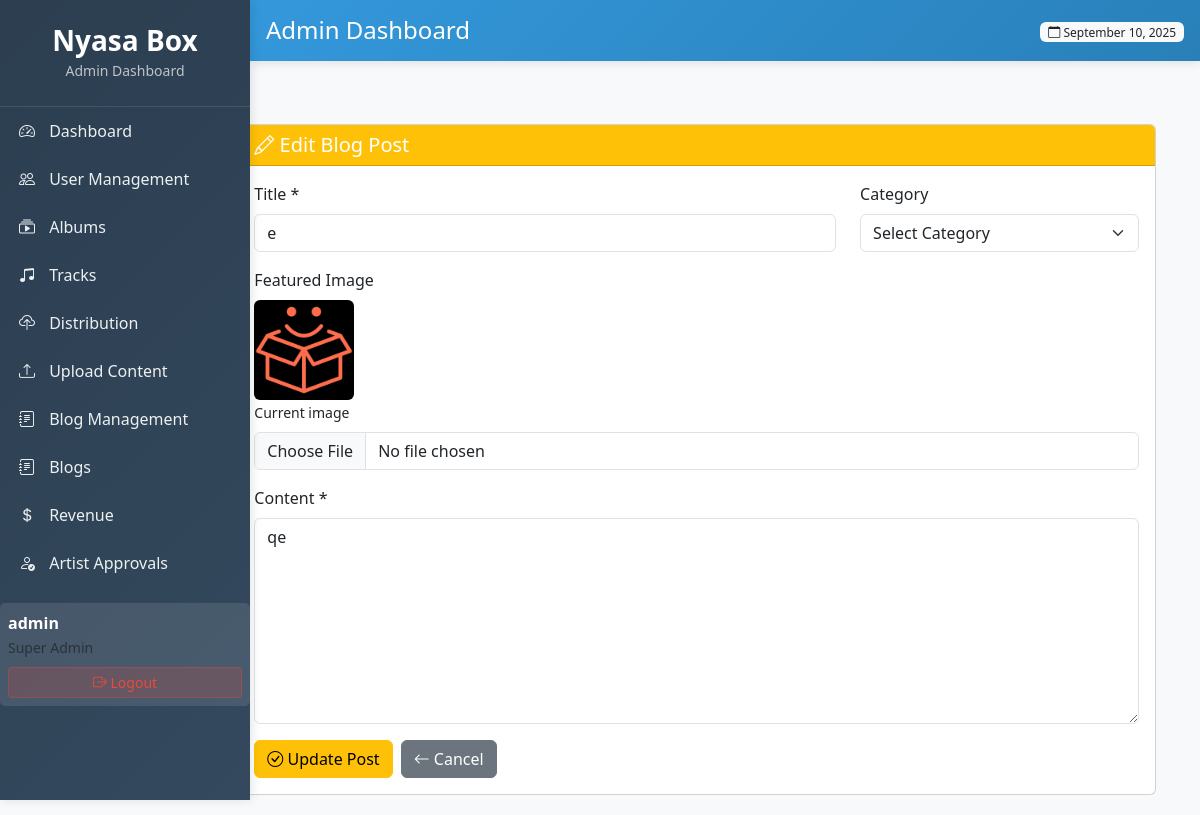
/adminxy/edit-blog/2/ (signed in), run on the app's committed database.
### core/models.py (models this page shows, shortened)
class BlogPost(models.Model):
    title = models.CharField(max_length=200)
    slug = models.SlugField(unique=True, max_length=200)
    author = models.ForeignKey(User, on_delete=models.CASCADE)
    category = models.ForeignKey(BlogCategory, on_delete=models.SET_NULL, null=True)
    content = models.TextField()
    featured_image = models.ImageField(upload_to='blog_images/', blank=True, null=True)
    created_at = models.DateTimeField(auto_now_add=True)
    updated_at = models.DateTimeField(auto_now=True)
    views = models.PositiveIntegerField(default=0)
    class Meta:
        indexes = [
            models.Index(fields=['slug'], name='idx_blogpost_slug'),
            models.Index(fields=['created_at'], name='idx_blogpost_created_at'),
        ]

### core/admin_views.py (the view, shortened to what this page needs)
# urls.py: path('adminxy/edit-blog/<int:post_id>/', admin_views.admin_edit_blog, name='admin_edit_blog'),
@login_required
@user_passes_test(is_admin)
def admin_edit_blog(request, post_id):
    post = get_object_or_404(BlogPost, id=post_id)
    categories = BlogCategory.objects.all()
    return render(request, 'peza/edit_blog.html', {
        'post': post,
        'categories': categories,
    })

### core/admin_views.py (called while the page is built)
def is_admin(user):
    return user.is_authenticated and user.is_superuser

### core/templates/peza/edit_blog.html (shortened to what this page needs)
{% extends 'peza/dashboard.html' %}
{% block content %}
<div class="container-fluid">
    <div class="row">
        <div class="col-md-9 col-lg-10 ms-auto">
            <div class="container-fluid mt-4">
        <div class="col-12">
            <div class="card">
                <div class="card-header bg-warning text-white">
                    <h5 class="mb-0"><i class="bi bi-pencil"></i> Edit Blog Post</h5>
                </div>
                <div class="card-body">
                    <form method="post" enctype="multipart/form-data">
                        <div class="row">
                            <div class="col-md-8">
                                <div class="mb-3">
                                    <label class="form-label">Title *</label>
                                    <input type="text" name="title" class="form-control" value="{{ post.title }}" required>
                                </div>
                            </div>
                            <div class="col-md-4">
                                <div class="mb-3">
                                    <label class="form-label">Category</label>
                                    <select name="category" class="form-select">
                                        <option value="">Select Category</option>
                                    </select>
                                </div>
                            </div>
                        </div>
                        <div class="mb-3">
                            <label class="form-label">Featured Image</label>
                            {% if post.featured_image %}
                            <div class="mb-2">
                                <img src="{{ post.featured_image.url }}" alt="Current featured image" style="max-height: 100px;" class="rounded">
                                <br>
                                <small>Current image</small>
                            </div>
                            {% endif %}
                            <input type="file" name="featured_image" class="form-control" accept="image/*">
                        </div>
                        <div class="mb-3">
                            <label class="form-label">Content *</label>
                            <textarea name="content" class="form-control" rows="8" required>{{ post.content }}</textarea>
                        </div>
                        <div class="d-flex gap-2">
                            <button type="submit" class="btn btn-warning">
                                <i class="bi bi-check-circle"></i> Update Post
                            </button>
                            <a href="{% url 'admin_blog_management' %}" class="btn btn-secondary">
                                <i class="bi bi-arrow-left"></i> Cancel
                            </a>
                        </div>
                    </form>
                </div>
            </div>
        </div>
    </div>
</div>
{% endblock %}

### core/templates/peza/base.html (shortened to what this page needs)
<!DOCTYPE html>
<html lang="en">
<head>
    <link href="https://cdn.jsdelivr.net/npm/bootstrap@5.3.0/dist/css/bootstrap.min.css" rel="stylesheet">
    <link rel="stylesheet" href="https://cdn.jsdelivr.net/npm/bootstrap-icons@1.10.0/font/bootstrap-icons.css">
</head>
<body>
    <div class="admin-sidebar">
        <div class="sidebar-brand">
            <h3>Nyasa Box</h3>
            <small class="text-muted">Admin Dashboard</small>
        </div>
        <div class="sidebar-nav">
            <ul class="nav flex-column">
                <li class="nav-item">
                    <a class="nav-link {% if request.resolver_match.url_name == 'admin_dashboard' %}active{% endif %}"
                       href="{% url 'admin_dashboard' %}">
                        <i class="bi bi-speedometer2"></i> Dashboard
                    </a>
                </li>
                <li class="nav-item">
                    <a class="nav-link {% if request.resolver_match.url_name == 'admin_users' %}active{% endif %}"
                       href="{% url 'admin_users' %}">
                        <i class="bi bi-people"></i> User Management
                    </a>
                </li>
                <li class="nav-item">
                    <a class="nav-link {% if request.resolver_match.url_name == 'admin_albums' %}active{% endif %}"
                       href="{% url 'admin_albums' %}">
                        <i class="bi bi-collection-play"></i> Albums
                    </a>
                </li>
                <li class="nav-item">
                    <a class="nav-link {% if request.resolver_match.url_name == 'admin_tracks' %}active{% endif %}"
                       href="{% url 'admin_tracks' %}">
                        <i class="bi bi-music-note-beamed"></i> Tracks
                    </a>
                </li>
                <li class="nav-item">
                    <a class="nav-link {% if request.resolver_match.url_name == 'admin_distribution_requests' %}active{% endif %}"
                       href="{% url 'admin_distribution_requests' %}">
                        <i class="bi bi-cloud-upload"></i> Distribution
                    </a>
                </li>
                <li class="nav-item">
                    <a class="nav-link {% if request.resolver_match.url_name == 'admin_upload_content' %}active{% endif %}"
                       href="{% url 'admin_upload_content' %}">
                        <i class="bi bi-upload"></i> Upload Content
                    </a>
                </li>
                <li class="nav-item">
                    <a class="nav-link {% if request.resolver_match.url_name == 'admin_blog_management' %}active{% endif %}"
                       href="{% url 'admin_blog_management' %}">
                        <i class="bi bi-journal-text"></i> Blog Management
                    </a>
                </li>
                  <li class="nav-item">
                    <a class="nav-link {% if request.resolver_match.url_name == 'create_blog' %}active{% endif %}"
                       href="{% url 'create_blog' %}">
                        <i class="bi bi-journal-text"></i> Blogs
                    </a>
                </li>
                <li class="nav-item">
                    <a class="nav-link {% if request.resolver_match.url_name == 'admin_revenue' %}active{% endif %}"
                       href="{% url 'admin_revenue' %}">
                        <i class="bi bi-currency-dollar"></i> Revenue
                    </a>
                </li>
                <li class="nav-item">
                    <a class="nav-link {% if request.resolver_match.url_name == 'admin_artist_approvals' %}active{% endif %}"
                       href="{% url 'admin_artist_approvals' %}">
                        <i class="bi bi-person-check"></i> Artist Approvals
                    </a>
                </li>
            </ul>
        </div>
        <div class="user-info">
            <div class="d-flex align-items-center">
                <div class="flex-grow-1">
                    <strong>{{ user.username }}</strong>
                    <br>
                    <small class="text-muted">Super Admin</small>
                </div>
            </div>
            <form method="post" action="{% url 'logout' %}" class="mt-2">
                <button type="submit" class="btn btn-sm logout-btn w-100">
                    <i class="bi bi-box-arrow-right"></i> Logout
                </button>
            </form>
        </div>
    </div>
    <div class="admin-header">
        <div class="d-flex justify-content-between align-items-center">
            <h4 class="mb-0">
                {% block page_title %}Admin Dashboard{% endblock %}
            </h4>
            <div>
                <span class="badge bg-light text-dark">
                    <i class="bi bi-calendar"></i> {% now "F j, Y" %}
                </span>
            </div>
        </div>
    </div>
    <div class="admin-content">
        {% block content %}{% endblock %}
    </div>
</body>
</html>

### core/templates/peza/base.html (style rules this page uses)
body { background-color: #f8f9fa; font-family: 'Segoe UI', Tahoma, Geneva, Verdana, sans-serif; }
.admin-sidebar { background: linear-gradient(135deg, #2c3e50, #34495e); color: white; height: 100vh; position: fixed; left: 0; top: 0; width: 250px; z-index: 1000; box-shadow: 2px 0 10px rgba(0,0,0,0.1); }
.admin-header { background: linear-gradient(135deg, #3498db, #2980b9); color: white; padding: 1rem; margin-left: 0px; position: fixed; top: 0; right: 0; left: 250px; z-index: 999; box-shadow: 0 2px 10px rgba(0,0,0,0.1); }
.admin-content { margin-left: 0px; margin-top: 80px; padding: 20px; min-height: calc(100vh - 80px); }
.sidebar-brand { padding: 1.5rem 1rem; border-bottom: 1px solid rgba(255,255,255,0.1); text-align: center; }
.sidebar-brand h3 { margin: 0; font-weight: 600; }
.sidebar-brand .text-muted { color: #bdc3c7 !important; }
.nav-link { color: #ecf0f1; padding: 0.75rem 1rem; border-left: 3px solid transparent; transition: all 0.3s ease; }
.nav-link i { width: 20px; margin-right: 10px; }
.badge { font-weight: 500; }
.user-info { background: rgba(255,255,255,0.1); border-radius: 5px; padding: 0.5rem; margin-top: 1rem; }
.logout-btn { background: rgba(231, 76, 60, 0.2); border: 1px solid rgba(231, 76, 60, 0.3); color: #e74c3c; }

### data on the page
BlogPost: title "e", featured_image (picture), content "qe"

### other printed values
{{ user.username }} "admin"
